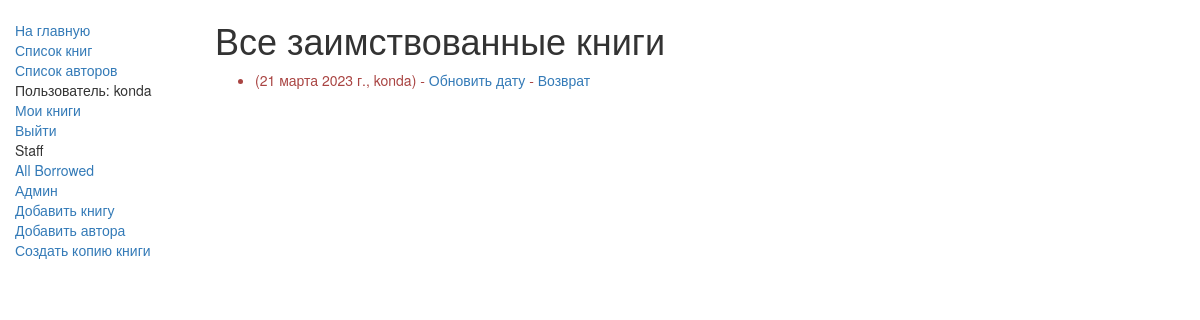
The app's page /catalog/all_borrowed (signed in), older data.
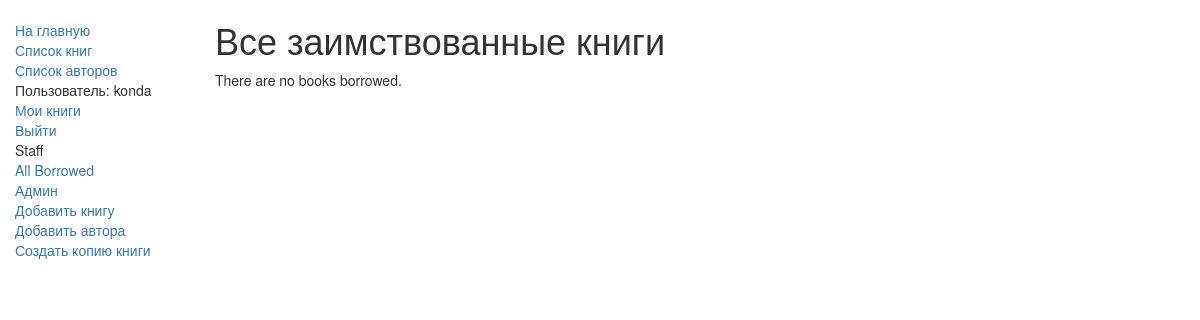
The same page, newer data.
### catalog/models.py (models this page shows, shortened)
class BookInstance(models.Model):
    id = models.UUIDField(primary_key=True, default=uuid.uuid4,
                          help_text="Unique ID for this particular book across whole library")
    book = models.ForeignKey('Book', on_delete=models.SET_NULL, null=True)
    imprint = models.CharField(max_length=200)
    due_back = models.DateField(null=True, blank=True)
    borrower = models.ForeignKey(User, on_delete=models.SET_NULL, null=True, blank=True)
    LOAN_STATUS = (
        ('m', 'Maintenance'),
        ('o', 'On loan'),
        ('a', 'Доступно'),
        ('r', 'Reserved'),
    )
    status = models.CharField(max_length=1, choices=LOAN_STATUS, blank=True, default='m', help_text='Book availability')
    class Meta:
        ordering = ["due_back"]
        permissions = (("can_mark_returned", "Set book as returned"),)
    @property
    def is_overdue(self):
        if self.due_back and date.today() > self.due_back:
            return True
        return False

### catalog/views.py (the view)
# urls.py: path('all_borrowed', views.all_borrowed_books.as_view(), name='all-borrowed'),
@method_decorator(user_passes_test(lambda u: u.is_superuser, login_url=reverse_lazy('login')), name='dispatch')
class all_borrowed_books(generic.ListView):
    model = BookInstance
    template_name = 'catalog/all_borrowed_books.html'
    paginate_by = 10
    def get_queryset(self):
        return BookInstance.objects.all().filter(status__exact='o').order_by('due_back')

### catalog/templates/catalog/all_borrowed_books.html
{% extends "catalog/base.html" %}
{% block content %}
    <h1>Все заимствованные книги</h1>
    {% if bookinstance_list %}
    <ul>
        {% for bookinst in bookinstance_list %}
            <li class="{% if bookinst.is_overdue %}text-danger{% endif %}">
                <a href="{% url 'book-detail' bookinst.book.pk %}">{{bookinst.book.title}}</a> ({{ bookinst.due_back }}, {{bookinst.borrower}})
                {% if perms.catalog.can_mark_returned %}
                    - <a href="{% url 'renew-book-librarian' bookinst.id %}">Обновить дату</a>
                    {% if bookinst.status == 'o' %}
                        - <a href="{% url 'return-book' bookinst.id %}">Возврат</a>
                    {% endif %}
                {% endif %}
            </li>
        {% endfor %}
    </ul>
    {% else %}
        <p>There are no books borrowed.</p>
    {% endif %}
{% endblock %}

Row changes from the older to the newer data that the page shows:
no longer on this page (row edited): BookInstance: due_back "21 марта 2023 г.", borrower "konda", status "Возврат"
Text that changed along with them:
text now shown: "There are no books borrowed."
